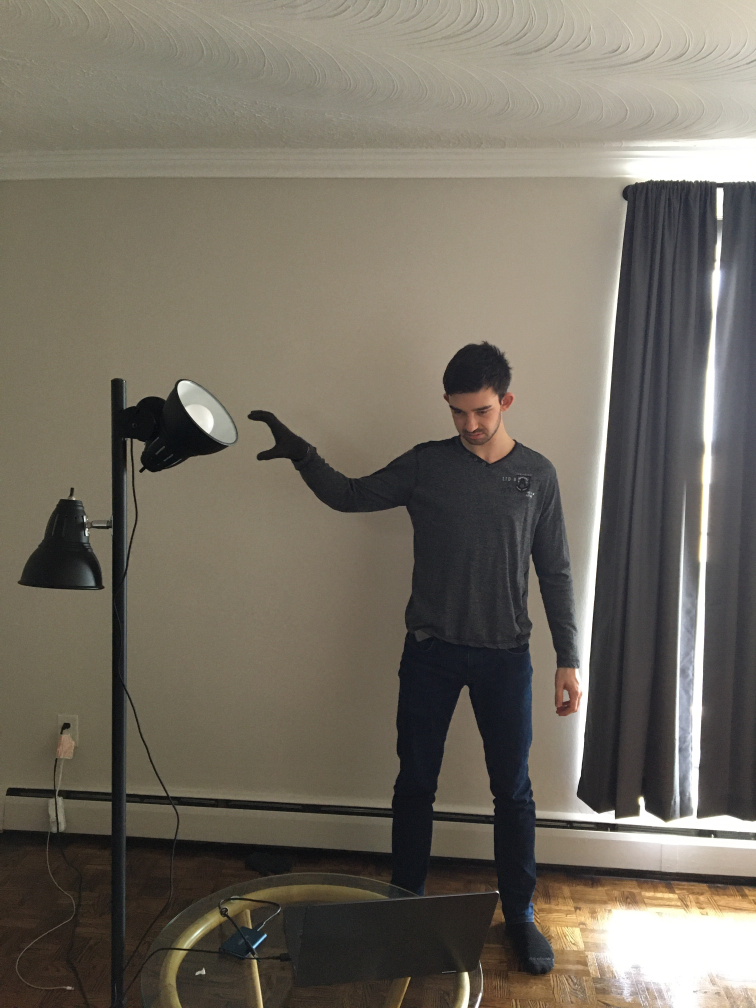
#> input picture images/SamplingData.jpg, 3024 x 4032 px, given in place of the camera (shown at 1/4 size)
$ python getData.py
#> lines starting #> are read from the running program, lines starting #| are printed output that depends on the picture; after the words box and inside, x2 and y2 are one past the last pixel; in counts of white or black regions, pixels touching at a corner belong together
# -------------------------------------------
# SEGMENT HAND REGION FROM A VIDEO SEQUENCE
# -------------------------------------------

# organize imports
import cv2
import imutils
import numpy as np
import os

currLetter = 'NAME'

# global variables
bg = None
record = False
dataLocation = 'D:\\DatasetFinal\\' + currLetter + '\\'
try:
    os.mkdir(dataLocation)
except:
    print('Path exists\n')
fileName = currLetter.lower()
count = 0
camera = 0
sampleSize = 200

print(dataLocation)


# --------------------------------------------------
# To find the running average over the background
# --------------------------------------------------


def run_avg(image, aWeight):
    global bg
    # initialize the background
    if bg is None:
        bg = image.copy().astype("float")
        return

    # compute weighted average, accumulate it and update the background
    cv2.accumulateWeighted(image, bg, aWeight)

# ---------------------------------------------
# To segment the region of hand in the image
# ---------------------------------------------


def segment(image, threshold=25):
    global bg
    # find the absolute difference between background and current frame
    diff = cv2.absdiff(bg.astype("uint8"), image)

    # threshold the diff image so that we get the foreground
    thresholded = cv2.threshold(diff, threshold, 255, cv2.THRESH_BINARY)[1]

    # get the contours in the thresholded image
    (cnts, _) = cv2.findContours(thresholded.copy(),
                                 cv2.RETR_EXTERNAL, cv2.CHAIN_APPROX_SIMPLE)

    # return None, if no contours detected
    if len(cnts) == 0:
        return
    else:
        # based on contour area, get the maximum contour which is the hand
        segmented = max(cnts, key=cv2.contourArea)
        return (thresholded, segmented)


# -----------------
# MAIN FUNCTION
# -----------------
if __name__ == "__main__":
    # initialize weight for running average
    aWeight = 0.5

    # get the reference to the webcam
    camera = cv2.VideoCapture(camera)

    # region of interest (ROI) coordinates
    top, right, bottom, left = 100, 250, 300, 450

    # initialize num of frames
    num_frames = 0

    # keep looping, until interrupted
    while(True):
        # get the current frame
        (grabbed, frame) = camera.read()
#> frame is the input picture: shape (4032, 3024, 3); mean B, G, R 96.8, 108.2, 114.4

        # resize the frame
        frame = imutils.resize(frame, width=700)
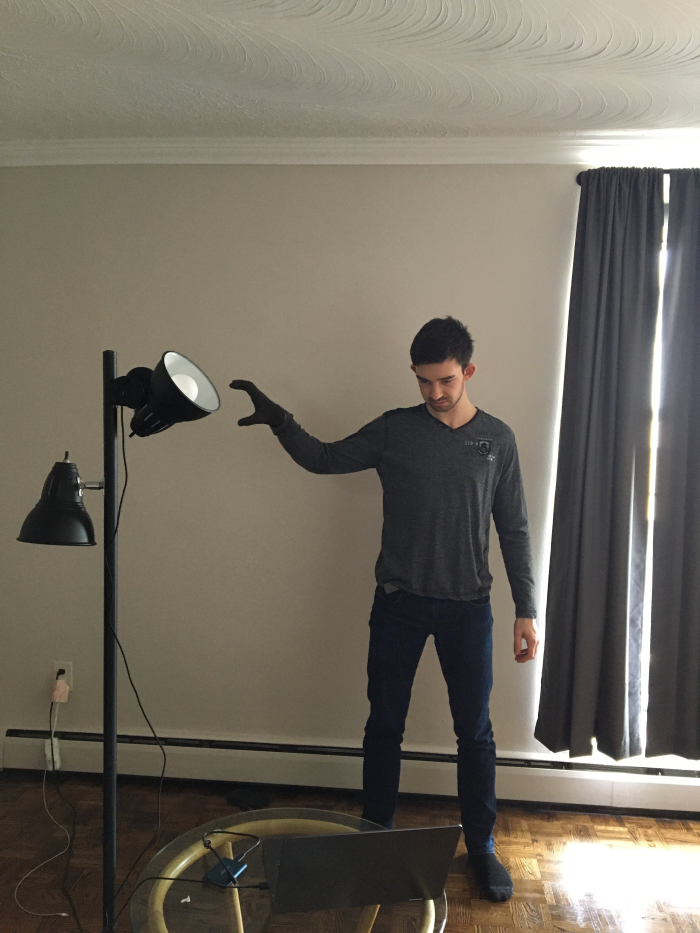
#> frame: shape (933, 700, 3); mean B, G, R 96.8, 108.2, 114.4

        # flip the frame so that it is not the mirror view
        viewFrame = cv2.flip(frame, 1)
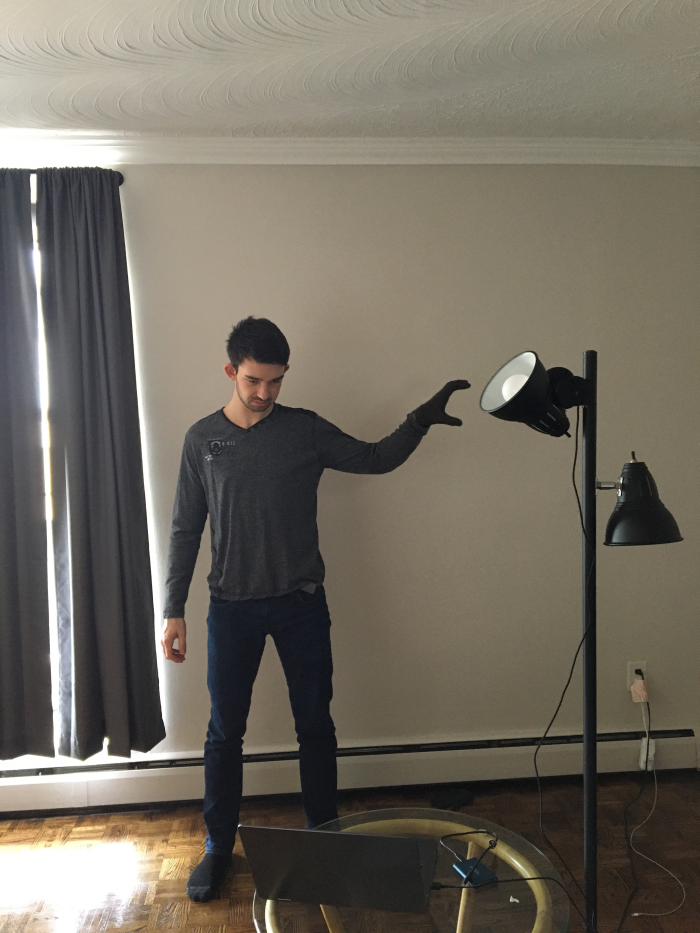
#> viewFrame: shape (933, 700, 3); mean B, G, R 96.8, 108.2, 114.4

        # clone the frame
        clone = frame.copy()

        # get the height and width of the frame
        (height, width) = frame.shape[:2]
#> height = 933; width = 700

        # get the ROI
        roi = frame[top:bottom, right:left]
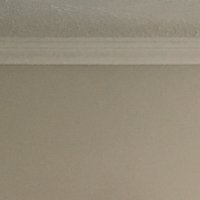
#> roi: shape (200, 200, 3); mean B, G, R 120.6, 138.5, 147.5

        # convert the roi to grayscale and blur it
        gray = cv2.cvtColor(roi, cv2.COLOR_BGR2GRAY)
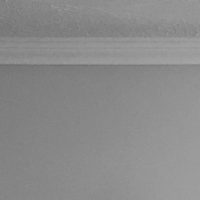
#> gray: shape (200, 200); min 109, max 167, mean 139.1
        gray = cv2.GaussianBlur(gray, (7, 7), 0)

        # to get the background, keep looking till a threshold is reached
        # so that our running average model gets calibrated
        if num_frames < 30:
            run_avg(gray, aWeight)
        else:
            # segment the hand region
            hand = segment(gray)

            # check whether hand region is segmented
            if hand is not None:
                # if yes, unpack the thresholded image and
                # segmented region
                (thresholded, segmented) = hand

                cv2.imshow("Thesholded", cv2.flip(thresholded, 1))
                if record:
                    if count < sampleSize:
                        if not thresholded is None:
                            count += 1
                            outIm = cv2.resize(roi, (64, 64))
                            savePath = dataLocation + \
                                fileName + str(count) + '.png'
                            cv2.imwrite(savePath, outIm)
                    else:
                        record = False
                        print("Collection Finished")

        # draw the segmented hand
        cv2.rectangle(viewFrame, (left, top), (right, bottom), (0, 255, 0), 2)
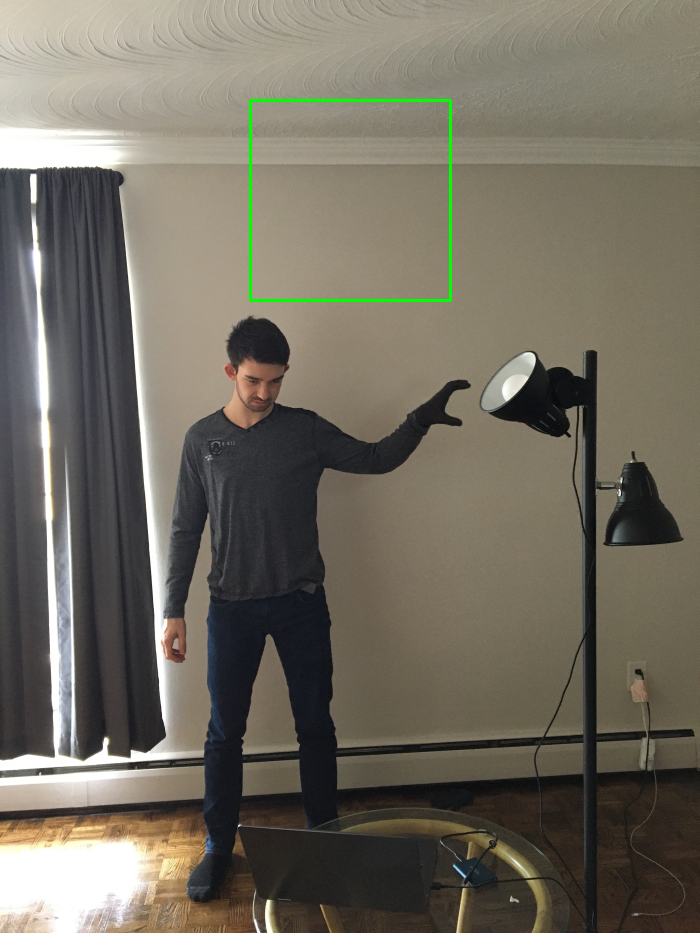
#> viewFrame: shape (933, 700, 3); 0.37% of pixels changed, all inside (x1, y1, x2, y2) = (249, 99, 452, 302)

        # increment the number of frames
        num_frames += 1

        # display the frame with segmented hand
        cv2.imshow("Video Feed", viewFrame)

        # observe the keypress by the user
        keypress = cv2.waitKey(1) & 0xFF
#> (key q is pressed here)

        # if the user pressed "q", then stop looping
        if keypress == ord("q"):
            break

        if keypress == ord("r"):
            if not record:
                record = True
                print('Record Start\n')
            else:
                record = False
                print('Record Stop\n')


# free up memory
camera.release()
cv2.destroyAllWindows()

$ run again, on images/deltahacks.png
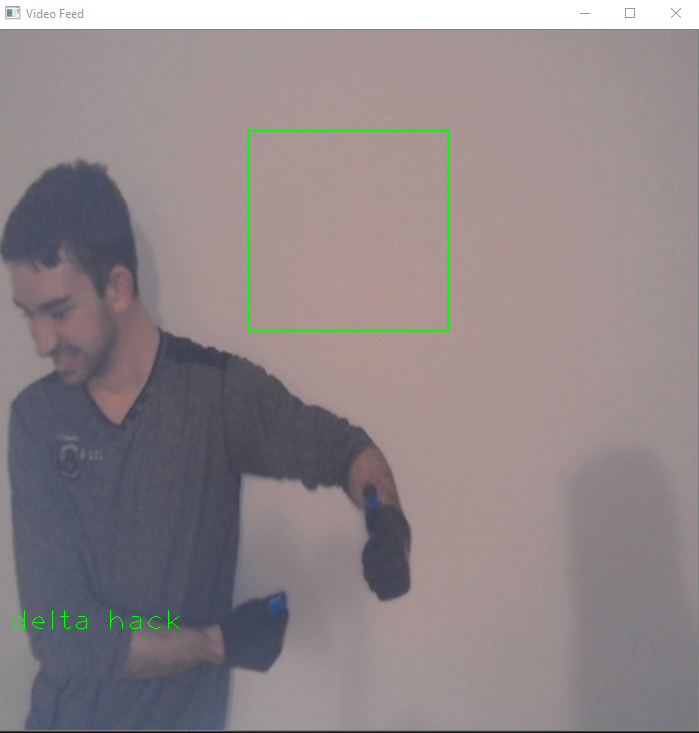
#> input picture images/deltahacks.png, 699 x 733 px, given in place of the camera
#> frame is the input picture: shape (733, 699, 3); mean B, G, R 136.4, 134.4, 143.9
#> frame: shape (734, 700, 3)
#> `roi = frame[top:bottom, right:left]`:
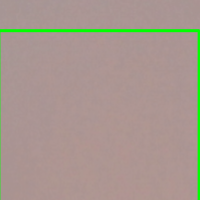
#> roi: shape (200, 200, 3); mean B, G, R 142.8, 152, 167
#> `cv2.rectangle(viewFrame, (left, top), (right, bottom), (0, 255, 0), 2)`:
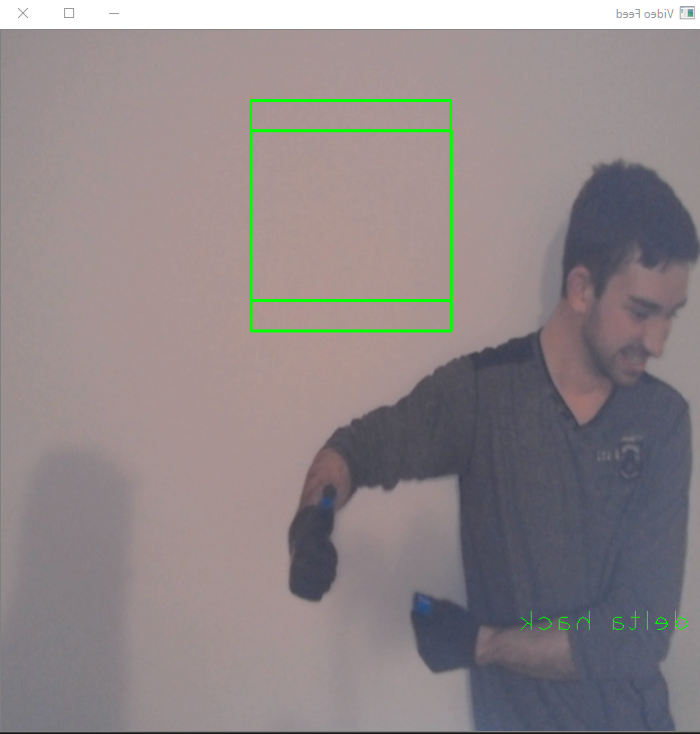
#> viewFrame: shape (734, 700, 3); mean B, G, R 135.9, 134.7, 143.3
